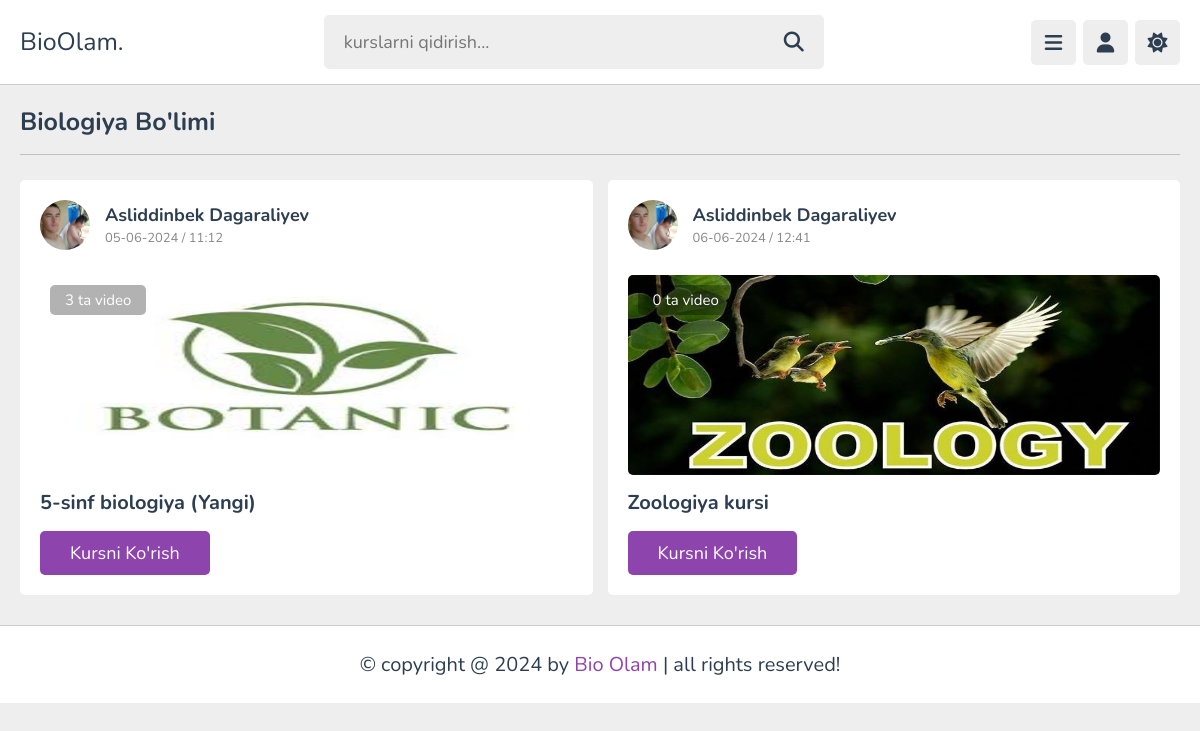
The app's page /category-detail/1/, older data.
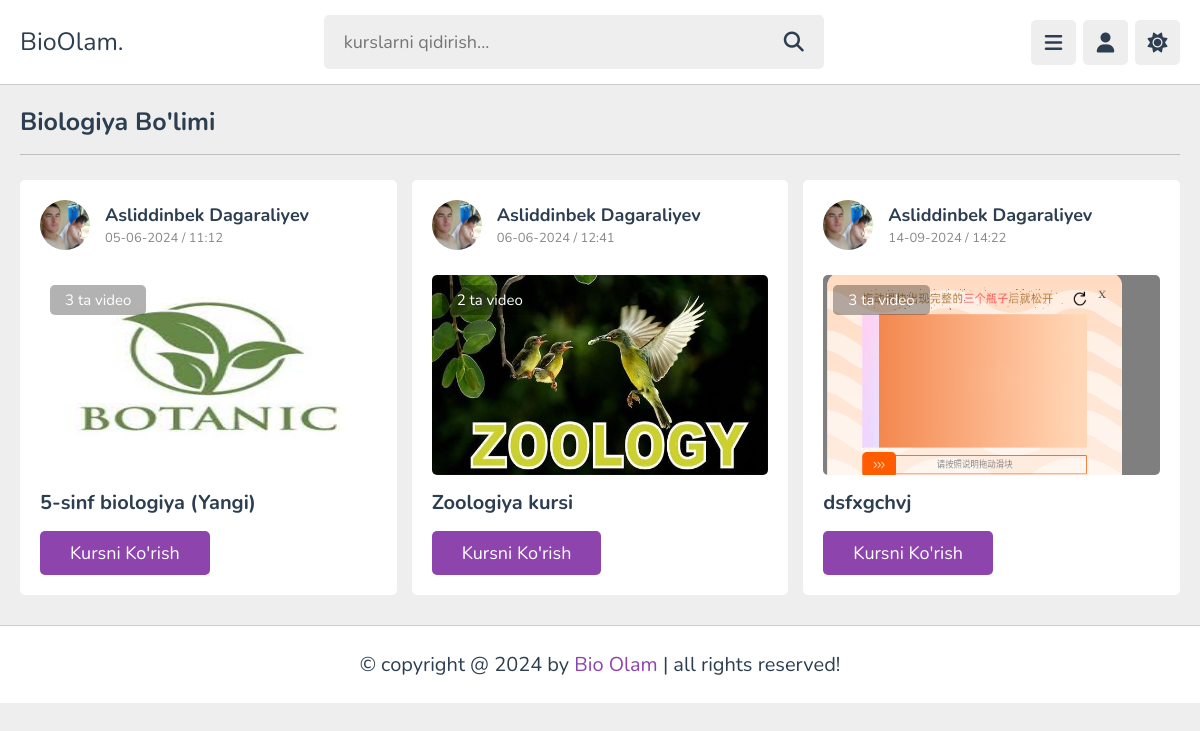
The same page, newer data.
### courses/models.py (models this page shows, shortened)
class Category(models.Model):
    name = models.CharField(max_length=100)
    image = models.ImageField(
        upload_to='category/',
        blank=True,
        null=True
    )
    subcategory_count = models.IntegerField(default=0)

class Subcategory(models.Model):
    class CourseType(models.TextChoices):
        Free = "Free", "Free"
        Paid = "Paid", "Paid"
    category = models.ForeignKey(
        Category,
        on_delete=models.CASCADE,
        related_name='subcategories'
    )
    teacher = models.ForeignKey(
        'users.Teachers',
        on_delete=models.CASCADE,
        related_name='subcategories'
    )
    course_type = models.CharField(
        max_length=200,
        choices=CourseType.choices,
        default=CourseType.Free
    )
    name = models.CharField(max_length=100)
    descriptions = models.TextField()
    image = models.ImageField(
        upload_to="subcategory/",
        blank=True,
        null=True
    )
    created_at = models.DateTimeField(auto_now_add=True)
    student_count = models.IntegerField(default=0)
    course_duration = models.IntegerField(default=0)
    videos_count = models.IntegerField(default=0)
    is_payment = models.BooleanField(default=False)
    old_price = models.IntegerField(default=0)
    price = models.BigIntegerField(default=0)

### users/models.py (models this page shows, shortened)
class Teachers(models.Model):
    class TeacherType(models.TextChoices):
        Other = "Other", "Other"
        Biology = "Biologiya", "Biology"
        Chemistry = "Kimyo", "Chemistry"
        Physics = "Physics", "Physics"
        Math = "Matematika", "Math"
        English = "Ingliz tili", "English"
        History = "Tarix", "History"
        Geography = "Geografiya", "Geography"
        ComputerScience = "Computer Science", "Computer Science"
        Literature = "Adabiyot", "Literature"
        Art = "San'at", "Art"
        Music = "Musiqa", "Music"
    user = models.OneToOneField(
        User,
        on_delete=models.CASCADE,
        related_name='teacher'
    )
    profile = models.ForeignKey(
        Profile,
        on_delete=models.CASCADE,
        related_name='user_teachers',
    )
    teacher_type = models.CharField(
        max_length=200,
        choices=TeacherType.choices,
        default=TeacherType.Other
    )
    bio = models.TextField()
    courses_num = models.IntegerField(default=0)
    videos_num = models.IntegerField(default=0)
    student_num = models.IntegerField(default=0)
    likes_num = models.IntegerField(default=0)
    comments_num = models.IntegerField(default=0)

class Profile(models.Model):
    class Jobs(models.TextChoices):
        Other = "Other", "Other"
        Student = "Student", "Student"
        Teacher = "Teacher", "Teacher"
    user = models.OneToOneField(
        User,
        on_delete=models.CASCADE,
        related_name='profile'
    )
    photo = models.ImageField(
        upload_to='users/',
        blank=True,
        null=True
    )
    date_of_birth = models.DateField(
        null=True,
        blank=True
    )
    job = models.CharField(
        max_length=50,
        choices=Jobs.choices,
        default=Jobs.Other
    )
    saved_playlists = models.ManyToManyField(Subcategory, related_name='saved_by_users', blank=True)
    bio = models.CharField(max_length=200)
    liked_videos_count = models.PositiveIntegerField(default=0)
    comments_count = models.PositiveIntegerField(default=0)
    balance = models.PositiveIntegerField(default=0)

### pages/views.py (the view)
# urls.py: path('category-detail/<int:id>/', category_detail_view, name='category_detail'),
def category_detail_view(request, id):
    category = get_object_or_404(Category, id=id)
    subcategories = Subcategory.objects.all().filter(category=category)
    context = {
        'category': category,
        'subcategories': subcategories
    }
    return render(request, 'pages/category_detail.html', context)

### users/context_processor.py (called while the page is built)
def get_user(request):
    user = request.user
    context = {
        'user': user,
    }
    return context

### templates/pages/category_detail.html (shortened to what this page needs)
{% extends "base.html" %}
{% load static %}
{% block content %}
<section class="courses">
    <h1 class="heading">{{ category.name }} bo'limi</h1>
    <div class="box-container">
      {% for subcategory in subcategories %}
      <div class="box">
         <div class="tutor">
            <img src="{{ subcategory.teacher.profile.photo.url }}" alt="">
            <div class="info">
               <h3>{{ subcategory.teacher.user.first_name }} {{ subcategory.teacher.user.last_name }}</h3>
               <span>{{ subcategory.created_at|date:"d-m-Y / H:i" }}</span>
            </div>
         </div>
         <div class="thumb">
            <img src="{{ subcategory.image.url }}" alt="" style="object-fit: inherit;">
            <span>{{ subcategory.videos_count }} ta video</span>
         </div>
         <h3 class="title">{{ subcategory.name }}</h3>
         <a href="{% url "playlists_view" subcategory.id %}" class="inline-btn">Kursni ko'rish</a>
      </div>
      {% endfor %}
    </div>
 </section>
{% endblock content %}

### templates/base.html (shortened to what this page needs)
{% load static %}
<!DOCTYPE html>
<html lang="en">
<head>
   <link rel="stylesheet" href="https://cdnjs.cloudflare.com/ajax/libs/font-awesome/6.1.2/css/all.min.css">
   <link rel="stylesheet" href="{% static 'css/style.css' %}">
   <link rel="stylesheet" href="{% static 'css/my_style.css' %}">
</head>
<body>
<header class="header">
   <section class="flex">
      <a href="{% url "home_page" %}" class="logo">BioOlam.</a>
      <form action="{% url "search_results" %}" method="get" class="search-form">
         <input type="text" name="search" required placeholder="kurslarni qidirish..." maxlength="100">
         <button type="submit" class="fas fa-search"></button>
      </form>
      <div class="icons">
         <div id="menu-btn" class="fas fa-bars"></div>
         <div id="user-btn" class="fas fa-user"></div>
         <div id="toggle-btn" class="fas fa-sun"></div>
      </div>
   </section>
</header>
{% block content %}
{% endblock content %}
<footer class="footer">
   &copy; copyright @ 2024 by <span>Bio Olam</span> | all rights reserved!
</footer>
</body>
</html>

### static/css/style.css (style rules this page uses)
:root { --main-color:#8e44ad; --red:#e74c3c; --orange:#f39c12; --light-color:#888; --light-bg:#eee; --black:#2c3e50; --white:#fff; --border:.1rem solid rgba(0,0,0,.2); }
* { font-family: 'Nunito', sans-serif; margin:0; padding:0; box-sizing: border-box; outline: none; border:none; text-decoration: none; }
html { font-size: 62.5%; overflow-x: hidden; }
body { background-color: var(--light-bg); padding-left: 30rem; }
section { padding:2rem; margin: 0 auto; max-width: 1200px; }
.heading { font-size: 2.5rem; color:var(--black); margin-bottom: 2.5rem; border-bottom: var(--border); padding-bottom: 1.5rem; text-transform: capitalize; }
.inline-btn, .inline-option-btn, .inline-delete-btn, .btn, .delete-btn, .option-btn { border-radius: .5rem; color:#fff; font-size: 1.8rem; cursor: pointer; text-transform: capitalize; padding:1rem 3rem; text-align: center; margin-top: 1rem; }
.inline-btn, .inline-option-btn, .inline-delete-btn { display: inline-block; }
.btn, .inline-btn { background-color: var(--main-color); }
.header { position: sticky; top:0; left:0; right: 0; background-color: var(--white); z-index: 1000; border-bottom: var(--border); }
.header .flex { display: flex; align-items: center; justify-content: space-between; position: relative; padding: 1.5rem 2rem; }
.header .flex .logo { font-size: 2.5rem; color: var(--black); }
.header .flex .search-form { width: 50rem; border-radius: .5rem; background-color: var(--light-bg); padding:1.5rem 2rem; display: flex; gap:2rem; }
.header .flex .search-form input { width: 100%; font-size: 1.8rem; color:var(--black); background:none; }
.header .flex .search-form button { background:none; font-size: 2rem; cursor: pointer; color:var(--black); }
.header .flex .icons { display: flex; justify-content: center; align-items: center; }
.header .flex .icons div { font-size: 2rem; color:var(--black); background-color: var(--light-bg); border-radius: .5rem; height: 4.5rem; width: 4.5rem; line-height: 4.5rem; cursor: pointer; text-align: center; margin-left: .7rem; }
.courses .box-container { display: grid; grid-template-columns: repeat(auto-fit, minmax(30rem, 1fr)); gap:1.5rem; justify-content: center; align-items: flex-start; }
.courses .box-container .box { border-radius: .5rem; background-color: var(--white); padding: 2rem; }
.courses .box-container .box .tutor { display: flex; align-items: center; gap: 1.5rem; margin-bottom: 2.5rem; }
.courses .box-container .box .tutor img { height: 5rem; width: 5rem; border-radius: 50%; object-fit: cover; }
.courses .box-container .box .tutor h3 { font-size: 1.8rem; color: var(--black); margin-bottom: .2rem; }
.courses .box-container .box .tutor span { font-size: 1.3rem; color:var(--light-color); }
.courses .box-container .box .thumb { position: relative; }
.courses .box-container .box .thumb span { position: absolute; top:1rem; left: 1rem; border-radius: .5rem; padding: .5rem 1.5rem; background-color: rgba(0,0,0,.3); color: #fff; font-size: 1.5rem; }
.courses .box-container .box .thumb img { width: 100%; height: 20rem; object-fit: cover; border-radius: .5rem; }
.courses .box-container .box .title { font-size: 2rem; color: var(--black); padding-bottom: .5rem; padding-top: 1rem; }
.footer { background-color: var(--white); border-top: var(--border); position: sticky; bottom: 0; left: 0; right: 0; text-align: center; font-size: 2rem; padding:2.5rem 2rem; color:var(--black); margin-top: 1rem; z-index: 1000; }
.footer span { color:var(--main-color); }
@media (max-width:1200px) { body { padding-left: 0; } }

Row changes from the older to the newer data that the page shows:
changed Subcategory "Zoologiya kursi": videos_count "0" → "2"
added Subcategory: teacher.profile.photo (picture), teacher.user.first_name "Asliddinbek", teacher.user.last_name "Dagaraliyev", created_at "14-09-2024 / 14:22", image (picture), videos_count "3", name "dsfxgchvj"
